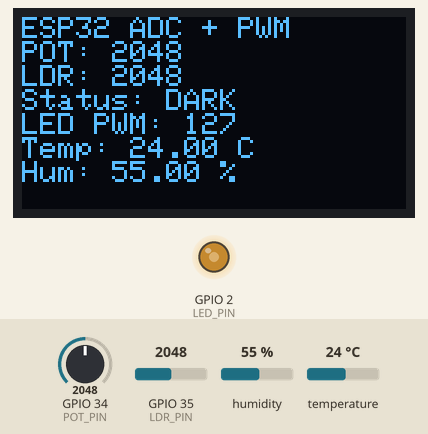
Recording of a sketch running on a simulated ESP32. On the bench: 128×64 one-colour display, output pins drawn as LEDs (lit = HIGH). The inputs (shaded band) are chosen by the test bench; at power-on: GPIO 35 (LDR_PIN) = 2048, humidity 55 %, GPIO 34 (POT_PIN) = 2048, temperature 24 °C. What the sketch prints to the serial monitor is not drawn.

Above: at 1.8 s.
1.9 s: GPIO 35 (LDR_PIN) set to 1547
At 3.0 s:
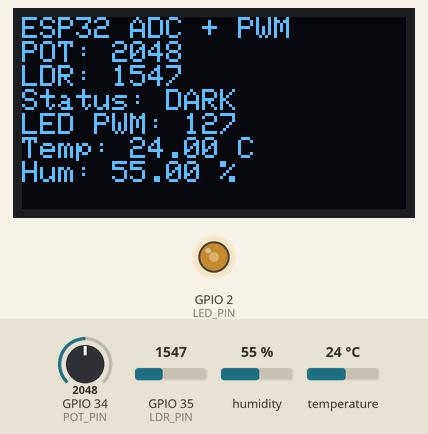
3.6 s: GPIO 35 (LDR_PIN) set to 1470
At 5.3 s:
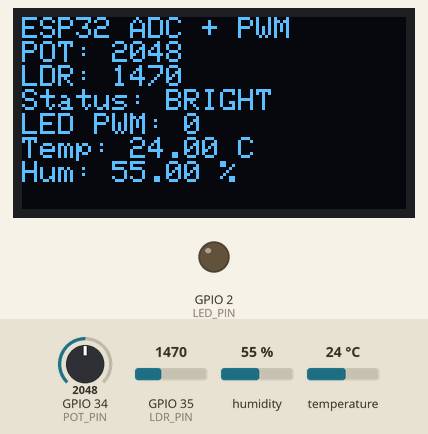
5.7 s: humidity set to 22 %
At 7.4 s:
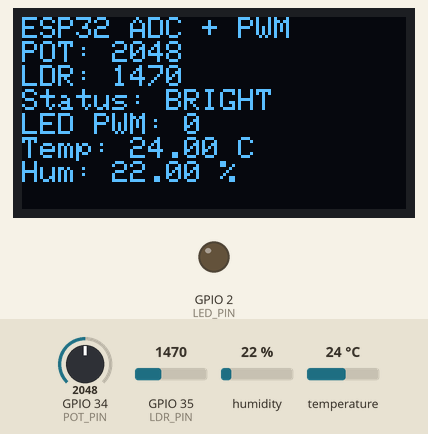
7.8 s: GPIO 34 (POT_PIN) set to 1460
At 9.6 s:
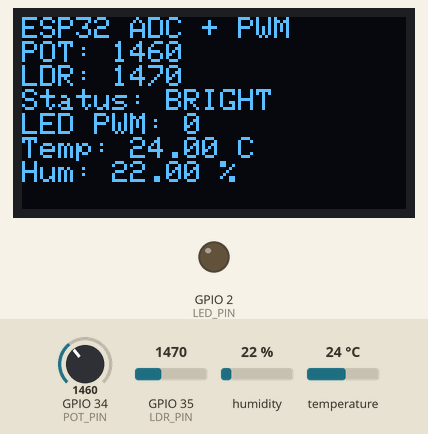
9.9 s: temperature set to 12 °C
At 11.7 s:
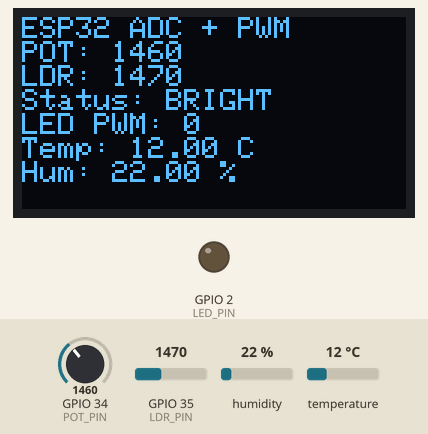
12.0 s: GPIO 34 (POT_PIN) set to 1540
At 14.0 s:
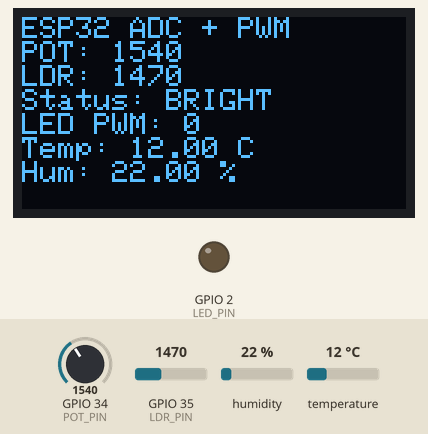
Timing chart, 0 to 15.0 s (numbered marks = the images above; inputs shaded):
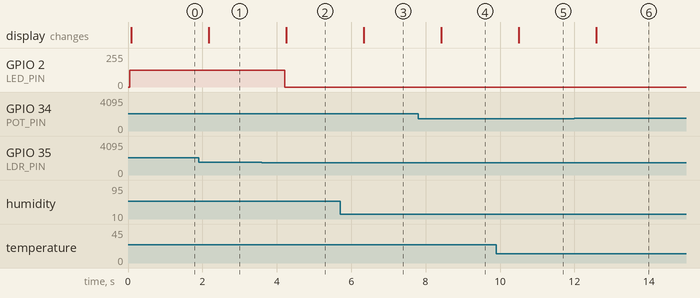

The sketch:

ESP32-ADC-PWM.ino
```cpp
// GROUP LEADER: Ashley Ambas
// * MEMBERS:
//    Exequiel John Gicana
//    Jovan Laguitao
//    Aliyah Macy Lara
//    Mark Daryl Sablon
// ===================== LIBRARIES =====================
// Library for DHT temperature & humidity sensor
#include <DHT.h>

// Library for I2C communication (used by OLED)
#include <Wire.h>

// Graphics libraries for OLED display
#include <Adafruit_GFX.h>
#include <Adafruit_SSD1306.h>

// ===================== PIN DEFINITIONS =====================
// LED output (controlled using PWM)
#define LED_PIN 2

// Potentiometer (analog input for brightness control)
#define POT_PIN 34

// LDR (light sensor analog input)
#define LDR_PIN 35

// DHT sensor data pin
#define DHT_PIN 32

// Sensor type
// NOTE:
// - Use DHT11 for real hardware
// - Use DHT22 for Wokwi simulation
#define DHT_TYPE DHT11

// ===================== OLED CONFIGURATION =====================
#define SCREEN_WIDTH 128     // OLED width in pixels
#define SCREEN_HEIGHT 64     // OLED height in pixels
#define OLED_RESET -1        // No reset pin used

// ===================== PWM CONFIGURATION =====================
// PWM frequency for LED
#define PWM_FREQ 5000

// PWM resolution (8-bit = values from 0 to 255)
#define PWM_RESOLUTION 8

// ===================== LDR THRESHOLD =====================
// Used to determine if environment is DARK or BRIGHT
// Adjust this based on your testing environment
#define LDR_THRESHOLD 1500

// ===================== OBJECT CREATION =====================
// Create DHT sensor object
DHT dht(DHT_PIN, DHT_TYPE);

// Create OLED display object (I2C)
Adafruit_SSD1306 display(SCREEN_WIDTH, SCREEN_HEIGHT, &Wire, OLED_RESET);


// ===================== SETUP FUNCTION =====================
void setup() {
  // Start serial communication (for debugging and output)
  Serial.begin(115200);

  // Initialize DHT sensor
  dht.begin();

  // Initialize PWM for LED (ESP32 Arduino Core 3.x style)
  // This attaches PWM control directly to LED pin
  ledcAttach(LED_PIN, PWM_FREQ, PWM_RESOLUTION);

  // Initialize I2C communication for OLED
  // SDA = GPIO 21, SCL = GPIO 22
  Wire.begin(21, 22);

  // Initialize OLED display
  if (!display.begin(SSD1306_SWITCHCAPVCC, 0x3C)) {
    // If OLED is not detected, print error
    Serial.println("OLED not found. Check wiring.");
  }

  // Confirmation message
  Serial.println("ESP32 ADC + PWM + DHT + OLED Started");
}


// ===================== LOOP FUNCTION =====================
void loop() {

  // ===================== READ SENSOR VALUES =====================
  // Read potentiometer value (range: 0 - 4095)
  int potValue = analogRead(POT_PIN);

  // Read LDR value (range: 0 - 4095)
  int ldrValue = analogRead(LDR_PIN);

  // Read temperature in Celsius
  float temperature = dht.readTemperature();

  // Read humidity percentage
  float humidity = dht.readHumidity();

  // ===================== PROCESS DATA =====================
  // Convert potentiometer value (0-4095) into PWM range (0-255)
  int brightness = map(potValue, 0, 4095, 0, 255);

  // Determine if environment is DARK or BRIGHT
  // Most LDR modules:
  // HIGH value = DARK
  // LOW value = BRIGHT
  bool isDark = ldrValue > LDR_THRESHOLD;

  // ===================== LED CONTROL =====================
  // If DARK → LED turns ON with adjustable brightness
  // If BRIGHT → LED turns OFF
  if (isDark) {
    ledcWrite(LED_PIN, brightness);   // Apply PWM brightness
  } else {
    ledcWrite(LED_PIN, 0);            // Turn LED OFF
  }

  // ===================== SERIAL MONITOR OUTPUT =====================
  // Print all values for debugging and demonstration
  Serial.print("Potentiometer: ");
  Serial.print(potValue);

  Serial.print(" | LDR: ");
  Serial.print(ldrValue);

  Serial.print(" | Status: ");
  Serial.print(isDark ? "DARK" : "BRIGHT");

  Serial.print(" | Temperature: ");
  if (isnan(temperature)) {
    Serial.print("Error");  // Handle sensor error
  } else {
    Serial.print(temperature);
    Serial.print(" C");
  }

  Serial.print(" | Humidity: ");
  if (isnan(humidity)) {
    Serial.print("Error");  // Handle sensor error
  } else {
    Serial.print(humidity);
    Serial.print(" %");
  }

  Serial.print(" | LED Brightness: ");
  Serial.println(isDark ? brightness : 0);

  // ===================== OLED DISPLAY OUTPUT =====================
  // Clear previous screen content
  display.clearDisplay();

  // Set text size and color
  display.setTextSize(1);
  display.setTextColor(SSD1306_WHITE);

  // Set starting position (top-left corner)
  display.setCursor(0, 0);

  // Display system title
  display.println("ESP32 ADC + PWM");

  // Display potentiometer value
  display.print("POT: ");
  display.println(potValue);

  // Display LDR value
  display.print("LDR: ");
  display.println(ldrValue);

  // Display environment status
  display.print("Status: ");
  display.println(isDark ? "DARK" : "BRIGHT");

  // Display LED brightness
  display.print("LED PWM: ");
  display.println(isDark ? brightness : 0);

  // Display temperature
  display.print("Temp: ");
  if (isnan(temperature)) {
    display.println("Error");
  } else {
    display.print(temperature);
    display.println(" C");
  }

  // Display humidity
  display.print("Hum: ");
  if (isnan(humidity)) {
    display.println("Error");
  } else {
    display.print(humidity);
    display.println(" %");
  }

  // Send all data to OLED screen
  display.display();

  // Delay to avoid flickering and allow readable output
  delay(1000);
}
```

Measured:
- the behaviour switches between 1501 and 1500 on GPIO 35 (LDR_PIN) (found by bisection; images 1 and 2)
- after the input at 1.9 s, the display: changes after 0.27 s (image 1)
- after the input at 3.6 s, GPIO 2 (LED_PIN): 127/255 → 0/255 after 0.62 s; the display: changes after 0.65 s (image 2)
- after the input at 5.7 s, the display: changes after 0.63 s (image 3)
- after the input at 7.8 s, the display: changes after 0.62 s (image 4)
- after the input at 9.9 s, the display: changes after 0.60 s (image 5)
- after the input at 12.0 s, the display: changes after 0.58 s (image 6)
